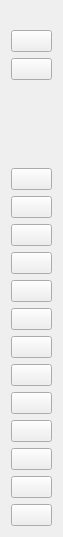
<?xml version="1.0" encoding="UTF-8"?>
<ui version="4.0">
 <class>ToolForm</class>
 <widget class="QWidget" name="ToolForm">
  <property name="geometry">
   <rect>
    <x>0</x>
    <y>0</y>
    <width>63</width>
    <height>537</height>
   </rect>
  </property>
  <property name="windowTitle">
   <string>Tool</string>
  </property>
  <property name="styleSheet">
   <string notr="true"/>
  </property>
  <layout class="QVBoxLayout" name="verticalLayout">
   <property name="topMargin">
    <number>30</number>
   </property>
   <item>
    <widget class="QPushButton" name="groupControlBtn">
     <property name="toolTip">
      <string>group control</string>
     </property>
     <property name="text">
      <string/>
     </property>
    </widget>
   </item>
   <item>
    <widget class="QPushButton" name="copyBtn">
     <property name="toolTip">
      <string>一键复制 Aa123456</string>
     </property>
     <property name="text">
      <string/>
     </property>
    </widget>
   </item>
   <item>
    <spacer name="verticalSpacer">
     <property name="orientation">
      <enum>Qt::Vertical</enum>
     </property>
     <property name="sizeHint" stdset="0">
      <size>
       <width>20</width>
       <height>40</height>
      </size>
     </property>
    </spacer>
   </item>
   <item>
    <widget class="QPushButton" name="expandNotifyBtn">
     <property name="toolTip">
      <string>expand notify</string>
     </property>
     <property name="text">
      <string/>
     </property>
    </widget>
   </item>
   <item>
    <widget class="QPushButton" name="touchBtn">
     <property name="toolTip">
      <string>touch switch</string>
     </property>
     <property name="text">
      <string/>
     </property>
    </widget>
   </item>
   <item>
    <widget class="QPushButton" name="openScreenBtn">
     <property name="toolTip">
      <string>open screen</string>
     </property>
     <property name="text">
      <string/>
     </property>
    </widget>
   </item>
   <item>
    <widget class="QPushButton" name="closeScreenBtn">
     <property name="toolTip">
      <string>close screen</string>
     </property>
     <property name="text">
      <string/>
     </property>
    </widget>
   </item>
   <item>
    <widget class="QPushButton" name="powerBtn">
     <property name="toolTip">
      <string>power</string>
     </property>
     <property name="text">
      <string/>
     </property>
    </widget>
   </item>
   <item>
    <widget class="QPushButton" name="volumeUpBtn">
     <property name="toolTip">
      <string>volume up</string>
     </property>
     <property name="text">
      <string/>
     </property>
    </widget>
   </item>
   <item>
    <widget class="QPushButton" name="volumeDownBtn">
     <property name="toolTip">
      <string>volume down</string>
     </property>
     <property name="text">
      <string/>
     </property>
    </widget>
   </item>
   <item>
    <widget class="QPushButton" name="appSwitchBtn">
     <property name="toolTip">
      <string>app switch</string>
     </property>
     <property name="text">
      <string/>
     </property>
    </widget>
   </item>
   <item>
    <widget class="QPushButton" name="menuBtn">
     <property name="toolTip">
      <string>menu</string>
     </property>
     <property name="text">
      <string/>
     </property>
    </widget>
   </item>
   <item>
    <widget class="QPushButton" name="homeBtn">
     <property name="toolTip">
      <string>home</string>
     </property>
     <property name="text">
      <string/>
     </property>
    </widget>
   </item>
   <item>
    <widget class="QPushButton" name="returnBtn">
     <property name="toolTip">
      <string>return</string>
     </property>
     <property name="text">
      <string/>
     </property>
    </widget>
   </item>
   <item>
    <widget class="QPushButton" name="screenShotBtn">
     <property name="toolTip">
      <string>screen shot</string>
     </property>
     <property name="text">
      <string/>
     </property>
    </widget>
   </item>
   <item>
    <widget class="QPushButton" name="clipboardBtn">
     <property name="toolTip">
      <string>copy clipboard text</string>
     </property>
     <property name="text">
      <string/>
     </property>
    </widget>
    </item>
  </layout>
 </widget>
 <resources/>
 <connections/>
</ui>
